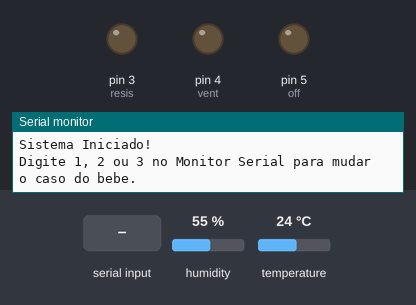
The sketch below on a simulated Arduino Uno, built with avr-gcc and run on an emulated ATmega328P. Shown: output pins drawn as LEDs (lit = HIGH), the last lines printed to the serial monitor. The inputs (shaded band) are chosen by the test bench; at power-on: temperature 24 °C, humidity 55 %.

Above: at 1.2 s.
1.3 s: temperature set to 32 °C
3.5 s: temperature set to 35 °C
At 5.2 s:
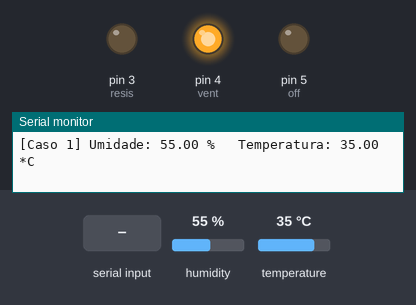
5.5 s: humidity set to 78 %
7.2 s: humidity set to 81 %
At 9.1 s:
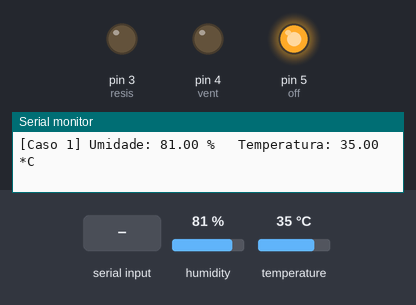
11.6 s: "3\n" received over Serial
At 14.7 s:
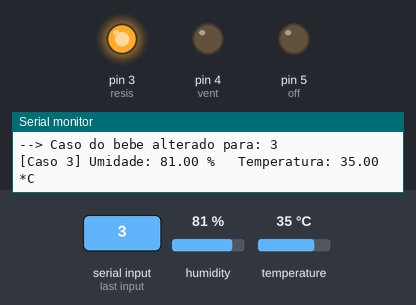
Timing chart, 0 to 16.2 s (numbered marks = the images above; inputs shaded):
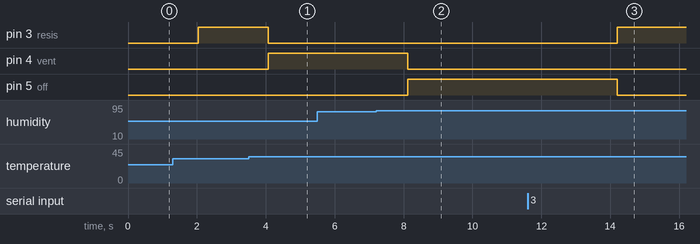

The sketch:

firmWare.ino
```cpp
#include <DHT.h>

// Definições do Sensor
#define DHTPIN 2
#define DHTTYPE DHT11

DHT dht(DHTPIN, DHTTYPE);

int bb = 1; // Começa no caso 1 por padrão
int vent = 4;
int resis = 3;
int off = 5;

void setup() {
  Serial.begin(9600);
  dht.begin();
  Serial.println("Sistema Iniciado!");
  Serial.println("Digite 1, 2 ou 3 no Monitor Serial para mudar o caso do bebe.");

  pinMode(vent, OUTPUT);
  pinMode(resis, OUTPUT);
  pinMode(off, OUTPUT);
}

void loop() {
  // Verifica se o usuário enviou algum dado pelo Monitor Serial
  if (Serial.available() > 0) {
    int valorRecebido = Serial.parseInt(); // Lê o número digitado

    // Valida se o número digitado é um caso válido (1, 2 ou 3)
    if (valorRecebido == 1 || valorRecebido == 2 || valorRecebido == 3) {
      bb = valorRecebido; // Atualiza a variável do bebê
      Serial.print("--> Caso do bebe alterado para: ");
      Serial.println(bb);
    }
  }

  // Aguarda 2 segundos entre as leituras do sensor
  delay(2000);

  // Leitura da umidade e temperatura
  float h = dht.readHumidity();
  float t = dht.readTemperature();

  if (isnan(h) || isnan(t)) {
    Serial.println("Falha ao ler o sensor DHT!");
    return;
  }

  // Imprime os resultados e o caso atual no Monitor Serial
  Serial.print("[Caso "); Serial.print(bb); Serial.print("] ");
  Serial.print("Umidade: "); Serial.print(h); Serial.print(" % \t");
  Serial.print("Temperatura: "); Serial.print(t); Serial.println(" *C");

  // --- CASO 1 ---
  if (bb == 1) {
    if (t < 34 || h > 90) {
      digitalWrite(vent, LOW);   digitalWrite(resis, HIGH);  digitalWrite(off, LOW);
    }
    else if (t > 36 || h < 80) {
      digitalWrite(vent, HIGH);  digitalWrite(resis, LOW);   digitalWrite(off, LOW);
    }
    else {
      digitalWrite(vent, LOW);   digitalWrite(resis, LOW);   digitalWrite(off, HIGH);
    }
  }

  // --- CASO 2 ---
  else if (bb == 2) {
    if (t < 34 || h > 90) {
      digitalWrite(vent, LOW);   digitalWrite(resis, HIGH);  digitalWrite(off, LOW);
    }
    else if (t > 36 || h < 80) {
      digitalWrite(vent, HIGH);  digitalWrite(resis, LOW);   digitalWrite(off, LOW);
    }
    else {
      digitalWrite(vent, LOW);   digitalWrite(resis, LOW);   digitalWrite(off, HIGH);
    }
  }

  // --- CASO 3 ---
  else if (bb == 3) {
    if (t < 32 || h > 60) {
      digitalWrite(vent, LOW);   digitalWrite(resis, HIGH);  digitalWrite(off, LOW);
    }
    else if (t > 34 || h < 40) {
      digitalWrite(vent, HIGH);  digitalWrite(resis, LOW);   digitalWrite(off, LOW);
    }
    else {
      digitalWrite(vent, LOW);   digitalWrite(resis, LOW);   digitalWrite(off, HIGH);
    }
  }
}
```

Measured:
- the behaviour switches between 33 and 34 °C on temperature (found by bisection; images 0 and 1)
- the behaviour switches between 79 and 80 % on humidity (found by bisection; images 1 and 2)
- after the input at 3.5 s, pin 3 (resis): HIGH → LOW after 0.57 s; pin 4 (vent): LOW → HIGH after 0.57 s
- after the input at 7.2 s, pin 4 (vent): HIGH → LOW after 0.92 s; pin 5 (off): LOW → HIGH after 0.92 s
- after the input at 11.6 s, pin 3 (resis): LOW → HIGH after 2.6 s; pin 5 (off): HIGH → LOW after 2.6 s
